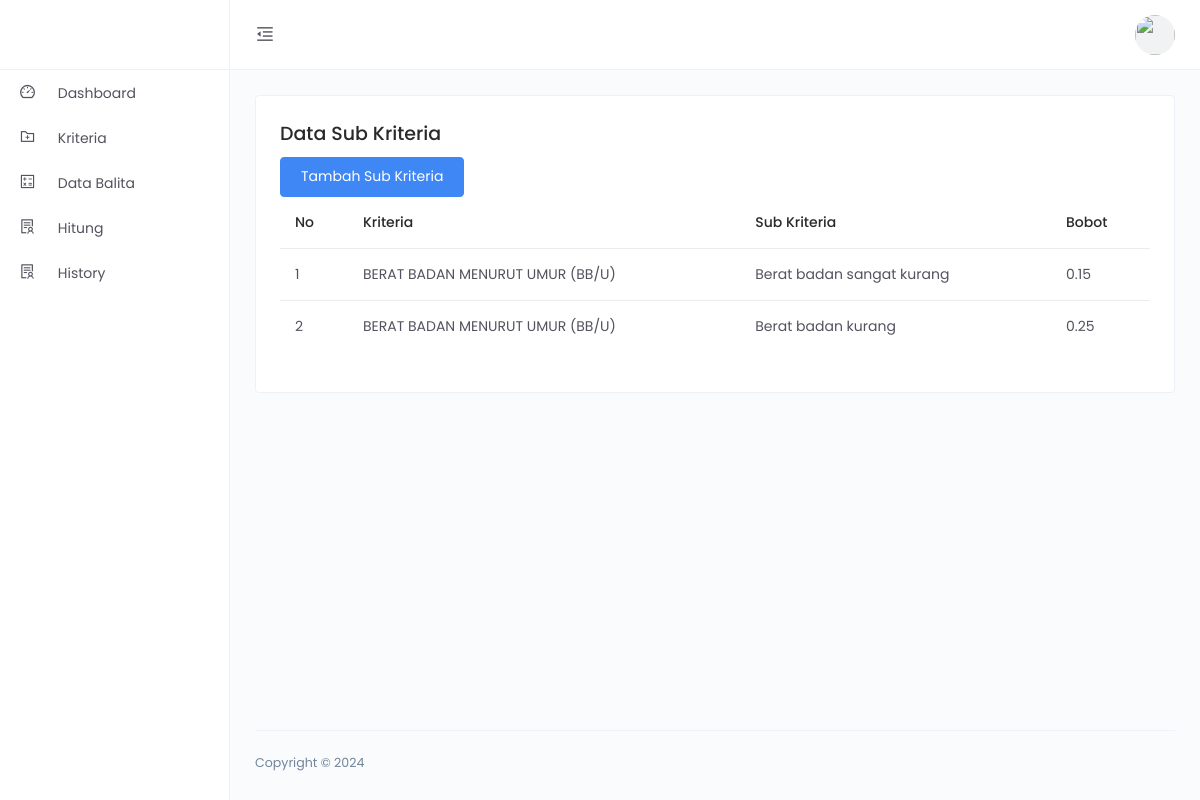
Page /sub_kriteria.php?GetID=1 (signed in) on the committed database.
### tables this page shows
CREATE TABLE `sub_kriteria` (
  `id_sub_kriteria` int(11) NOT NULL,
  `id_kriteria` int(11) NOT NULL,
  `kategori_status_gizi` varchar(255) NOT NULL,
  `bobot_kategori` double NOT NULL
);

CREATE TABLE `kriteria` (
  `id_kriteria` int(11) NOT NULL,
  `nama_kriteria` varchar(255) NOT NULL,
  `bobot_kriteria` double NOT NULL,
  `tipe_kriteria` varchar(255) NOT NULL
);

### src/sub_kriteria.php (the view, shortened to what this page needs)
<?php
 include '../config/database.php';
?>
<!DOCTYPE html>
<html lang="en">
<head>
    <link href="../assets/css/app.min.css" rel="stylesheet">
</head>
<body>
    <div class="app">
        <div class="layout">
         <?php include'header.php'?>
         <?php include'sidenav.php'?>
            <div class="page-container">
                <div class="main-content">
                    <div class="row">
                        <div class="col-md-6 col-lg-12">
                            <div class="card">
                                <div class="card-body">
                                <h4>Data Sub Kriteria</h4>
                                    <a href="tambah_sub_kriteria.php" class="btn btn-primary btn-user">Tambah Sub Kriteria</a>
                                    <div class="table-responsive">
                                        <table class="table table-hover">
                                            <thead>
                                                <tr>
                                                    <th scope="col">No</th>
                                                    <th scope="col">Kriteria</th>
                                                    <th scope="col">Sub Kriteria</th>
                                                    <th scope="col">Bobot</th>
                                                </tr>
                                            </thead>
                                            <tbody>
                                            <?php
                $id_data = $_GET['GetID'];
                $no = 1;
                $get_data = mysqli_query($conn, "select * from sub_kriteria join kriteria on sub_kriteria.id_kriteria = kriteria.id_kriteria where sub_kriteria.id_kriteria = $id_data ");
                while($display = mysqli_fetch_array($get_data)) {
                    $id_kriteria = $display['nama_kriteria'];
                    $kategori = $display['kategori_status_gizi'];
                    $bobot = $display['bobot_kategori'];
                ?>
                <td class="text-truncate"><?php echo $no ?></td>
                <td class="text-truncate"><?php echo $id_kriteria ?></td>
                <td class="text-truncate"><?php echo $kategori ?></td>
                <td class="text-truncate"><?php echo $bobot ?></td>
              <?php
              $no++;
                }
              ?>
                                            </tbody>
                                        </table>
                                    </div>
                                </div>
                            </div>
                        </div>
                    </div>
                </div>
                <footer class="footer">
                    <div class="footer-content justify-content-between">
                        <p class="m-b-0">Copyright © 2024</p>
                    </div>
                </footer>
            </div>
        </div>
    </div>
</body>
</html>

### rows in the picture
sub_kriteria: id_kriteria.nama_kriteria "BERAT BADAN MENURUT UMUR (BB/U)", kategori_status_gizi "Berat badan sangat kurang", bobot_kategori "0.15"
sub_kriteria: id_kriteria.nama_kriteria "BERAT BADAN MENURUT UMUR (BB/U)", kategori_status_gizi "Berat badan kurang", bobot_kategori "0.25"
